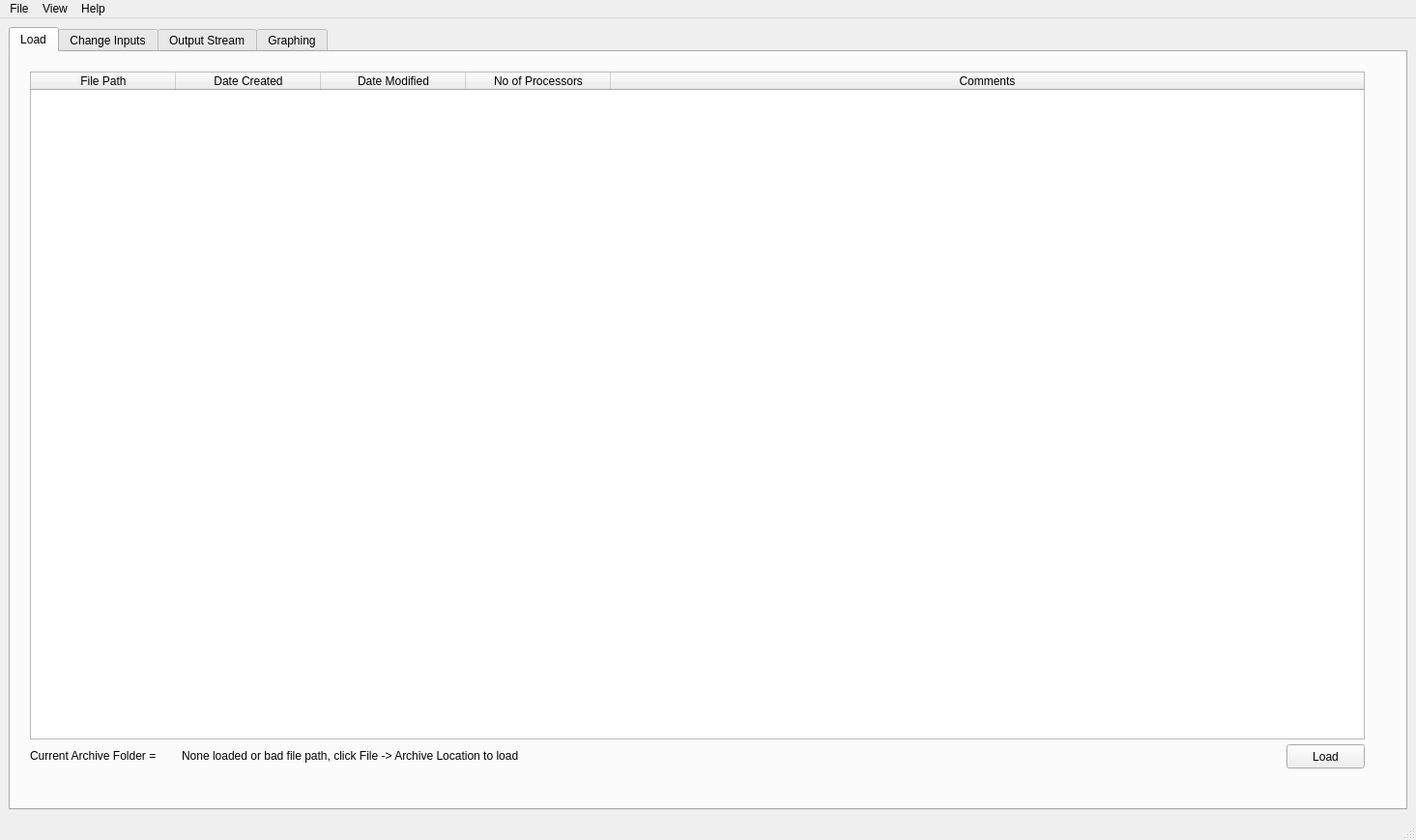
<?xml version="1.0" encoding="UTF-8"?>
<ui version="4.0">
 <class>MainWindow</class>
 <widget class="QMainWindow" name="MainWindow">
  <property name="geometry">
   <rect>
    <x>0</x>
    <y>0</y>
    <width>1465</width>
    <height>869</height>
   </rect>
  </property>
  <property name="cursor">
   <cursorShape>ArrowCursor</cursorShape>
  </property>
  <property name="windowTitle">
   <string>BOUTgui</string>
  </property>
  <property name="windowIcon">
   <iconset>
    <normaloff>BOUTguilogo.png</normaloff>BOUTguilogo.png</iconset>
  </property>
  <property name="tabShape">
   <enum>QTabWidget::Rounded</enum>
  </property>
  <widget class="QWidget" name="centralwidget">
   <layout class="QGridLayout" name="gridLayout_2">
    <item row="0" column="0">
     <widget class="QTabWidget" name="tabWidget">
      <property name="toolTip">
       <string/>
      </property>
      <property name="tabShape">
       <enum>QTabWidget::Rounded</enum>
      </property>
      <property name="currentIndex">
       <number>0</number>
      </property>
      <property name="tabsClosable">
       <bool>false</bool>
      </property>
      <property name="movable">
       <bool>false</bool>
      </property>
      <widget class="QWidget" name="Load">
       <property name="enabled">
        <bool>true</bool>
       </property>
       <attribute name="title">
        <string>Load</string>
       </attribute>
       <widget class="QPushButton" name="pushButton">
        <property name="geometry">
         <rect>
          <x>1320</x>
          <y>716</y>
          <width>81</width>
          <height>25</height>
         </rect>
        </property>
        <property name="toolTip">
         <string>Loads the selected file for simualtion after editing</string>
        </property>
        <property name="text">
         <string>Load</string>
        </property>
       </widget>
       <widget class="QTableWidget" name="tableWidget">
        <property name="geometry">
         <rect>
          <x>20</x>
          <y>20</y>
          <width>1381</width>
          <height>691</height>
         </rect>
        </property>
        <property name="alternatingRowColors">
         <bool>true</bool>
        </property>
        <property name="selectionMode">
         <enum>QAbstractItemView::SingleSelection</enum>
        </property>
        <property name="selectionBehavior">
         <enum>QAbstractItemView::SelectRows</enum>
        </property>
        <property name="columnCount">
         <number>5</number>
        </property>
        <attribute name="horizontalHeaderDefaultSectionSize">
         <number>150</number>
        </attribute>
        <attribute name="horizontalHeaderShowSortIndicator" stdset="0">
         <bool>false</bool>
        </attribute>
        <attribute name="horizontalHeaderStretchLastSection">
         <bool>true</bool>
        </attribute>
        <attribute name="verticalHeaderStretchLastSection">
         <bool>false</bool>
        </attribute>
        <column>
         <property name="text">
          <string>File Path</string>
         </property>
         <property name="toolTip">
          <string>Click to sort by file path</string>
         </property>
        </column>
        <column>
         <property name="text">
          <string>Date Created</string>
         </property>
         <property name="toolTip">
          <string>Click to sort by Date Created</string>
         </property>
        </column>
        <column>
         <property name="text">
          <string>Date Modified</string>
         </property>
         <property name="toolTip">
          <string>Click to sort by Date Modified</string>
         </property>
        </column>
        <column>
         <property name="text">
          <string>No of Processors</string>
         </property>
        </column>
        <column>
         <property name="text">
          <string>Comments</string>
         </property>
        </column>
       </widget>
       <widget class="QLabel" name="archivePath">
        <property name="geometry">
         <rect>
          <x>177</x>
          <y>718</y>
          <width>951</width>
          <height>20</height>
         </rect>
        </property>
        <property name="toolTip">
         <string>Shows the file path of the current archive</string>
        </property>
        <property name="text">
         <string>None loaded or bad file path, click File -&gt; Archive Location to load</string>
        </property>
       </widget>
       <widget class="QLabel" name="label_18">
        <property name="geometry">
         <rect>
          <x>20</x>
          <y>720</y>
          <width>201</width>
          <height>16</height>
         </rect>
        </property>
        <property name="text">
         <string>Current Archive Folder =</string>
        </property>
       </widget>
      </widget>
      <widget class="QWidget" name="tab_2">
       <attribute name="title">
        <string>Change Inputs</string>
       </attribute>
       <widget class="QCheckBox" name="checkBox">
        <property name="geometry">
         <rect>
          <x>1171</x>
          <y>725</y>
          <width>71</width>
          <height>20</height>
         </rect>
        </property>
        <property name="toolTip">
         <string>If checked runs the simulations from the previous data</string>
        </property>
        <property name="text">
         <string>Restart</string>
        </property>
       </widget>
       <widget class="QPushButton" name="pushButton_3">
        <property name="geometry">
         <rect>
          <x>1250</x>
          <y>692</y>
          <width>161</width>
          <height>25</height>
         </rect>
        </property>
        <property name="toolTip">
         <string>Run the simulation with all the user settings </string>
        </property>
        <property name="text">
         <string>Run Simulation</string>
        </property>
       </widget>
       <widget class="QSpinBox" name="procSpin">
        <property name="geometry">
         <rect>
          <x>1060</x>
          <y>693</y>
          <width>53</width>
          <height>22</height>
         </rect>
        </property>
        <property name="toolTip">
         <string>Change the number of processor to run the simulation on</string>
        </property>
       </widget>
       <widget class="QSpinBox" name="niceSpin">
        <property name="geometry">
         <rect>
          <x>1060</x>
          <y>723</y>
          <width>53</width>
          <height>22</height>
         </rect>
        </property>
        <property name="toolTip">
         <string>Set the niceness level of the simulation</string>
        </property>
        <property name="minimum">
         <number>-99</number>
        </property>
       </widget>
       <widget class="QGroupBox" name="groupBox_18">
        <property name="geometry">
         <rect>
          <x>913</x>
          <y>617</y>
          <width>501</width>
          <height>71</height>
         </rect>
        </property>
        <property name="title">
         <string>Comments</string>
        </property>
        <widget class="QPlainTextEdit" name="plainTextEdit">
         <property name="geometry">
          <rect>
           <x>4</x>
           <y>14</y>
           <width>491</width>
           <height>51</height>
          </rect>
         </property>
         <property name="toolTip">
          <string>Type comments in here that will be saved in the archive</string>
         </property>
         <property name="plainText">
          <string>Write any useful comments here...</string>
         </property>
        </widget>
       </widget>
       <widget class="QLabel" name="label_2">
        <property name="geometry">
         <rect>
          <x>959</x>
          <y>725</y>
          <width>101</width>
          <height>16</height>
         </rect>
        </property>
        <property name="toolTip">
         <string>Set the niceness level of the simulation</string>
        </property>
        <property name="text">
         <string>'Niceness' level:</string>
        </property>
       </widget>
       <widget class="QLabel" name="label">
        <property name="geometry">
         <rect>
          <x>919</x>
          <y>695</y>
          <width>151</width>
          <height>16</height>
         </rect>
        </property>
        <property name="toolTip">
         <string>Change the number of processor to run the simulation on</string>
        </property>
        <property name="text">
         <string>Number of Processors:</string>
        </property>
       </widget>
       <widget class="QPushButton" name="pushButton_2">
        <property name="geometry">
         <rect>
          <x>1170</x>
          <y>692</y>
          <width>75</width>
          <height>25</height>
         </rect>
        </property>
        <property name="toolTip">
         <string>Save changes made to the control file without running anything</string>
        </property>
        <property name="text">
         <string>Write to file</string>
        </property>
       </widget>
       <widget class="QPushButton" name="runScanningSimulation">
        <property name="geometry">
         <rect>
          <x>1250</x>
          <y>720</y>
          <width>161</width>
          <height>25</height>
         </rect>
        </property>
        <property name="toolTip">
         <string>Runs a series of simulations given an increment, a starting variable and a final variable</string>
        </property>
        <property name="text">
         <string>Run Scanning Simulation</string>
        </property>
       </widget>
       <widget class="QLabel" name="fileLabel">
        <property name="geometry">
         <rect>
          <x>90</x>
          <y>723</y>
          <width>771</width>
          <height>16</height>
         </rect>
        </property>
        <property name="toolTip">
         <string>Current config filepath</string>
        </property>
        <property name="text">
         <string>None</string>
        </property>
       </widget>
       <widget class="QLabel" name="label_15">
        <property name="geometry">
         <rect>
          <x>10</x>
          <y>723</y>
          <width>91</width>
          <height>16</height>
         </rect>
        </property>
        <property name="text">
         <string>Open File =</string>
        </property>
       </widget>
       <widget class="QLabel" name="label_17">
        <property name="geometry">
         <rect>
          <x>10</x>
          <y>708</y>
          <width>201</width>
          <height>16</height>
         </rect>
        </property>
        <property name="text">
         <string>Current Simulation Code File = </string>
        </property>
       </widget>
       <widget class="QLabel" name="simulationFile">
        <property name="geometry">
         <rect>
          <x>200</x>
          <y>708</y>
          <width>771</width>
          <height>16</height>
         </rect>
        </property>
        <property name="toolTip">
         <string>File path of the simulation code that will be used in the simulation</string>
        </property>
        <property name="text">
         <string>None</string>
        </property>
       </widget>
      </widget>
      <widget class="QWidget" name="tab">
       <attribute name="title">
        <string>Output Stream</string>
       </attribute>
       <widget class="QTextBrowser" name="outputStream">
        <property name="geometry">
         <rect>
          <x>10</x>
          <y>10</y>
          <width>1401</width>
          <height>691</height>
         </rect>
        </property>
        <property name="toolTip">
         <string>The output stream, showing simualtion data from the BOUT code</string>
        </property>
       </widget>
       <widget class="QPushButton" name="stopSimulation">
        <property name="geometry">
         <rect>
          <x>10</x>
          <y>710</y>
          <width>1401</width>
          <height>25</height>
         </rect>
        </property>
        <property name="toolTip">
         <string>Stop the simulation</string>
        </property>
        <property name="text">
         <string>Stop Simulation</string>
        </property>
       </widget>
      </widget>
      <widget class="QWidget" name="tab_3">
       <attribute name="title">
        <string>Graphing</string>
       </attribute>
       <widget class="QTextEdit" name="textOutput">
        <property name="geometry">
         <rect>
          <x>22</x>
          <y>430</y>
          <width>661</width>
          <height>261</height>
         </rect>
        </property>
        <property name="toolTip">
         <string>The printed output from commands</string>
        </property>
        <property name="readOnly">
         <bool>true</bool>
        </property>
       </widget>
       <widget class="QLabel" name="label_64">
        <property name="geometry">
         <rect>
          <x>20</x>
          <y>700</y>
          <width>64</width>
          <height>25</height>
         </rect>
        </property>
        <property name="text">
         <string>Command:</string>
        </property>
       </widget>
       <widget class="QTableWidget" name="dataTable">
        <property name="geometry">
         <rect>
          <x>23</x>
          <y>210</y>
          <width>661</width>
          <height>221</height>
         </rect>
        </property>
        <property name="toolTip">
         <string>Table showing the current variables and imported modules</string>
        </property>
        <property name="alternatingRowColors">
         <bool>true</bool>
        </property>
        <property name="selectionMode">
         <enum>QAbstractItemView::MultiSelection</enum>
        </property>
        <property name="selectionBehavior">
         <enum>QAbstractItemView::SelectRows</enum>
        </property>
        <property name="showGrid">
         <bool>false</bool>
        </property>
        <property name="gridStyle">
         <enum>Qt::SolidLine</enum>
        </property>
        <attribute name="horizontalHeaderStretchLastSection">
         <bool>true</bool>
        </attribute>
        <attribute name="verticalHeaderDefaultSectionSize">
         <number>20</number>
        </attribute>
        <column>
         <property name="text">
          <string>Name</string>
         </property>
        </column>
        <column>
         <property name="text">
          <string>Source</string>
         </property>
        </column>
        <column>
         <property name="text">
          <string>Trace</string>
         </property>
        </column>
        <column>
         <property name="text">
          <string>Comments</string>
         </property>
        </column>
       </widget>
       <widget class="QPushButton" name="commandButton">
        <property name="geometry">
         <rect>
          <x>610</x>
          <y>700</y>
          <width>75</width>
          <height>25</height>
         </rect>
        </property>
        <property name="toolTip">
         <string>Run current command</string>
        </property>
        <property name="text">
         <string>Run</string>
        </property>
       </widget>
       <widget class="QFrame" name="frame">
        <property name="geometry">
         <rect>
          <x>700</x>
          <y>104</y>
          <width>701</width>
          <height>621</height>
         </rect>
        </property>
        <property name="toolTip">
         <string>Graphing area, any plots appear here</string>
        </property>
        <property name="frameShape">
         <enum>QFrame::StyledPanel</enum>
        </property>
        <property name="frameShadow">
         <enum>QFrame::Raised</enum>
        </property>
       </widget>
       <widget class="ConsoleWidget" name="commandInput">
        <property name="geometry">
         <rect>
          <x>89</x>
          <y>702</y>
          <width>511</width>
          <height>21</height>
         </rect>
        </property>
        <property name="toolTip">
         <string>Enter commands as if into a python command line</string>
        </property>
       </widget>
       <widget class="QGroupBox" name="groupBox">
        <property name="geometry">
         <rect>
          <x>23</x>
          <y>4</y>
          <width>661</width>
          <height>201</height>
         </rect>
        </property>
        <property name="title">
         <string>Collection of Variables</string>
        </property>
        <widget class="QPushButton" name="pushButton_7">
         <property name="geometry">
          <rect>
           <x>10</x>
           <y>30</y>
           <width>101</width>
           <height>25</height>
          </rect>
         </property>
         <property name="font">
          <font>
           <weight>75</weight>
           <bold>true</bold>
          </font>
         </property>
         <property name="toolTip">
          <string>Imports the data from the current folder to be used for analysis</string>
         </property>
         <property name="text">
          <string>Collect Data</string>
         </property>
        </widget>
        <widget class="QLabel" name="collectedLabel_3">
         <property name="geometry">
          <rect>
           <x>10</x>
           <y>89</y>
           <width>171</width>
           <height>16</height>
          </rect>
         </property>
         <property name="text">
          <string>Additional Collect Variables :</string>
         </property>
        </widget>
        <widget class="QComboBox" name="extraVarsCombo">
         <property name="geometry">
          <rect>
           <x>10</x>
           <y>109</y>
           <width>151</width>
           <height>22</height>
          </rect>
         </property>
         <property name="toolTip">
          <string>choose a non-default variable to collect</string>
         </property>
        </widget>
        <widget class="QPushButton" name="collectExtraVariable">
         <property name="geometry">
          <rect>
           <x>170</x>
           <y>109</y>
           <width>101</width>
           <height>25</height>
          </rect>
         </property>
         <property name="toolTip">
          <string>Import data from a non-default variable (add defaults file -&gt; default variables)</string>
         </property>
         <property name="text">
          <string>Collect Variable</string>
         </property>
        </widget>
        <widget class="QLabel" name="collectedLabel">
         <property name="geometry">
          <rect>
           <x>100</x>
           <y>160</y>
           <width>760</width>
           <height>16</height>
          </rect>
         </property>
         <property name="toolTip">
          <string>The folder path showing the location of the data files</string>
         </property>
         <property name="text">
          <string>None</string>
         </property>
        </widget>
        <widget class="QLabel" name="label_22">
         <property name="geometry">
          <rect>
           <x>10</x>
           <y>160</y>
           <width>150</width>
           <height>16</height>
          </rect>
         </property>
         <property name="toolTip">
          <string>The current source of data in use</string>
         </property>
         <property name="text">
          <string>Collect From :</string>
         </property>
        </widget>
       </widget>
       <widget class="QGroupBox" name="groupBox_2">
        <property name="geometry">
         <rect>
          <x>700</x>
          <y>4</y>
          <width>701</width>
          <height>91</height>
         </rect>
        </property>
        <property name="title">
         <string>Plotting</string>
        </property>
        <widget class="QLabel" name="collectedLabel_2">
         <property name="geometry">
          <rect>
           <x>10</x>
           <y>15</y>
           <width>181</width>
           <height>16</height>
          </rect>
         </property>
         <property name="text">
          <string>Load a default input selection</string>
         </property>
        </widget>
        <widget class="QPushButton" name="saveDefaultButton">
         <property name="geometry">
          <rect>
           <x>10</x>
           <y>60</y>
           <width>81</width>
           <height>25</height>
          </rect>
         </property>
         <property name="toolTip">
          <string>Save current settings so they can be used again</string>
         </property>
         <property name="text">
          <string>Save</string>
         </property>
        </widget>
        <widget class="QComboBox" name="defaultCombo">
         <property name="geometry">
          <rect>
           <x>10</x>
           <y>35</y>
           <width>171</width>
           <height>22</height>
          </rect>
         </property>
         <property name="toolTip">
          <string>Select default settings</string>
         </property>
         <item>
          <property name="text">
           <string>None</string>
          </property>
         </item>
        </widget>
        <widget class="QCheckBox" name="zall">
         <property name="geometry">
          <rect>
           <x>500</x>
           <y>65</y>
           <width>41</width>
           <height>20</height>
          </rect>
         </property>
         <property name="toolTip">
          <string>Select all of z</string>
         </property>
         <property name="text">
          <string>All</string>
         </property>
        </widget>
        <widget class="QCheckBox" name="yall">
         <property name="geometry">
          <rect>
           <x>440</x>
           <y>65</y>
           <width>41</width>
           <height>20</height>
          </rect>
         </property>
         <property name="toolTip">
          <string>Select all of y</string>
         </property>
         <property name="text">
          <string>All</string>
         </property>
        </widget>
        <widget class="QCheckBox" name="xall">
         <property name="geometry">
          <rect>
           <x>380</x>
           <y>65</y>
           <width>41</width>
           <height>20</height>
          </rect>
         </property>
         <property name="toolTip">
          <string>Select all of x </string>
         </property>
         <property name="text">
          <string>All</string>
         </property>
        </widget>
        <widget class="QPushButton" name="deleteButton">
         <property name="geometry">
          <rect>
           <x>100</x>
           <y>60</y>
           <width>81</width>
           <height>25</height>
          </rect>
         </property>
         <property name="toolTip">
          <string>Save current settings so they can be used again</string>
         </property>
         <property name="text">
          <string>Delete</string>
         </property>
        </widget>
        <widget class="QLabel" name="label_16">
         <property name="geometry">
          <rect>
           <x>230</x>
           <y>14</y>
           <width>301</width>
           <height>16</height>
          </rect>
         </property>
         <property name="text">
          <string>Input of form: variable(t,x,y,z) :</string>
         </property>
        </widget>
        <widget class="QComboBox" name="variableCombo">
         <property name="geometry">
          <rect>
           <x>230</x>
           <y>35</y>
           <width>81</width>
           <height>22</height>
          </rect>
         </property>
         <property name="toolTip">
          <string>Choose what variable to plot</string>
         </property>
        </widget>
        <widget class="QCheckBox" name="tall">
         <property name="geometry">
          <rect>
           <x>320</x>
           <y>65</y>
           <width>41</width>
           <height>20</height>
          </rect>
         </property>
         <property name="toolTip">
          <string>Select all of time </string>
         </property>
         <property name="text">
          <string>All</string>
         </property>
        </widget>
        <widget class="QSpinBox" name="xspin">
         <property name="geometry">
          <rect>
           <x>380</x>
           <y>35</y>
           <width>53</width>
           <height>22</height>
          </rect>
         </property>
         <property name="toolTip">
          <string>x value</string>
         </property>
         <property name="minimum">
          <number>-10000000</number>
         </property>
         <property name="maximum">
          <number>10000000</number>
         </property>
        </widget>
        <widget class="QSpinBox" name="zspin">
         <property name="geometry">
          <rect>
           <x>500</x>
           <y>35</y>
           <width>53</width>
           <height>22</height>
          </rect>
         </property>
         <property name="toolTip">
          <string>z value</string>
         </property>
         <property name="minimum">
          <number>-1000000</number>
         </property>
         <property name="maximum">
          <number>10000000</number>
         </property>
        </widget>
        <widget class="QSpinBox" name="yspin">
         <property name="geometry">
          <rect>
           <x>440</x>
           <y>35</y>
           <width>53</width>
           <height>22</height>
          </rect>
         </property>
         <property name="toolTip">
          <string>y value</string>
         </property>
         <property name="minimum">
          <number>-999900</number>
         </property>
         <property name="maximum">
          <number>100000000</number>
         </property>
        </widget>
        <widget class="QSpinBox" name="tspin">
         <property name="geometry">
          <rect>
           <x>320</x>
           <y>35</y>
           <width>53</width>
           <height>22</height>
          </rect>
         </property>
         <property name="toolTip">
          <string>Time value</string>
         </property>
         <property name="minimum">
          <number>-10000000</number>
         </property>
         <property name="maximum">
          <number>10000000</number>
         </property>
         <property name="value">
          <number>0</number>
         </property>
        </widget>
        <widget class="QPushButton" name="createGraph">
         <property name="geometry">
          <rect>
           <x>590</x>
           <y>34</y>
           <width>101</width>
           <height>25</height>
          </rect>
         </property>
         <property name="toolTip">
          <string>Display the data selected as a graph</string>
         </property>
         <property name="text">
          <string>Create Graph</string>
         </property>
        </widget>
       </widget>
      </widget>
     </widget>
    </item>
   </layout>
  </widget>
  <widget class="QMenuBar" name="menubar">
   <property name="geometry">
    <rect>
     <x>0</x>
     <y>0</y>
     <width>1465</width>
     <height>20</height>
    </rect>
   </property>
   <widget class="QMenu" name="menuFile">
    <property name="title">
     <string>File</string>
    </property>
    <addaction name="separator"/>
    <addaction name="actionArchive"/>
    <addaction name="actionSimulation_Code"/>
    <addaction name="actionDefault_Variables"/>
    <addaction name="separator"/>
    <addaction name="actionFileHistory"/>
    <addaction name="actionCompare"/>
    <addaction name="separator"/>
    <addaction name="actionStop_Simulation"/>
    <addaction name="separator"/>
    <addaction name="actionExit"/>
   </widget>
   <widget class="QMenu" name="menuHelp">
    <property name="title">
     <string>Help</string>
    </property>
    <addaction name="actionAbout"/>
    <addaction name="actionHelp"/>
   </widget>
   <widget class="QMenu" name="menuView">
    <property name="title">
     <string>View</string>
    </property>
    <addaction name="actionPositioning"/>
   </widget>
   <addaction name="menuFile"/>
   <addaction name="menuView"/>
   <addaction name="menuHelp"/>
  </widget>
  <widget class="QStatusBar" name="statusbar"/>
  <action name="actionCompare">
   <property name="text">
    <string>Compare</string>
   </property>
   <property name="toolTip">
    <string>Once a file has been initially loaded this can be selected to compare differences between a second file</string>
   </property>
   <property name="shortcut">
    <string>Ctrl+Alt+C</string>
   </property>
  </action>
  <action name="actionFileHistory">
   <property name="text">
    <string>File History</string>
   </property>
   <property name="toolTip">
    <string>Brings up the automatically created history file which details the files family tree</string>
   </property>
   <property name="shortcut">
    <string>Ctrl+H</string>
   </property>
  </action>
  <action name="actionExit">
   <property name="text">
    <string>Exit</string>
   </property>
   <property name="shortcut">
    <string>Ctrl+Q</string>
   </property>
  </action>
  <action name="actionHelp">
   <property name="text">
    <string>Help</string>
   </property>
   <property name="shortcut">
    <string>F11</string>
   </property>
  </action>
  <action name="actionStop_Simulation">
   <property name="text">
    <string>Stop Simulation</string>
   </property>
   <property name="shortcut">
    <string>Ctrl+C</string>
   </property>
  </action>
  <action name="actionPositioning">
   <property name="text">
    <string>Edit Input Positioning</string>
   </property>
   <property name="toolTip">
    <string>Change the positioning of the input boxes</string>
   </property>
   <property name="shortcut">
    <string>Ctrl+B</string>
   </property>
  </action>
  <action name="actionArchive">
   <property name="text">
    <string>Archive Location</string>
   </property>
   <property name="toolTip">
    <string>This allows the selection of folder to use as an archive</string>
   </property>
   <property name="shortcut">
    <string>Ctrl+O</string>
   </property>
  </action>
  <action name="actionCreate_Example">
   <property name="text">
    <string>Create Example</string>
   </property>
   <property name="toolTip">
    <string>This creates an example folder in the selected archive</string>
   </property>
  </action>
  <action name="actionSimulation_Code">
   <property name="text">
    <string>Simulation Code</string>
   </property>
   <property name="toolTip">
    <string>This allows the code used for simulations to be changed, so different models can be used</string>
   </property>
   <property name="shortcut">
    <string>Ctrl+L</string>
   </property>
  </action>
  <action name="actionDefault_Variables">
   <property name="text">
    <string>Default Variables</string>
   </property>
   <property name="shortcut">
    <string>Ctrl+N</string>
   </property>
  </action>
  <action name="actionAbout">
   <property name="text">
    <string>About</string>
   </property>
  </action>
 </widget>
 <customwidgets>
  <customwidget>
   <class>ConsoleWidget</class>
   <extends>QLineEdit</extends>
   <header>console_widget.h</header>
  </customwidget>
 </customwidgets>
 <resources/>
 <connections/>
</ui>
